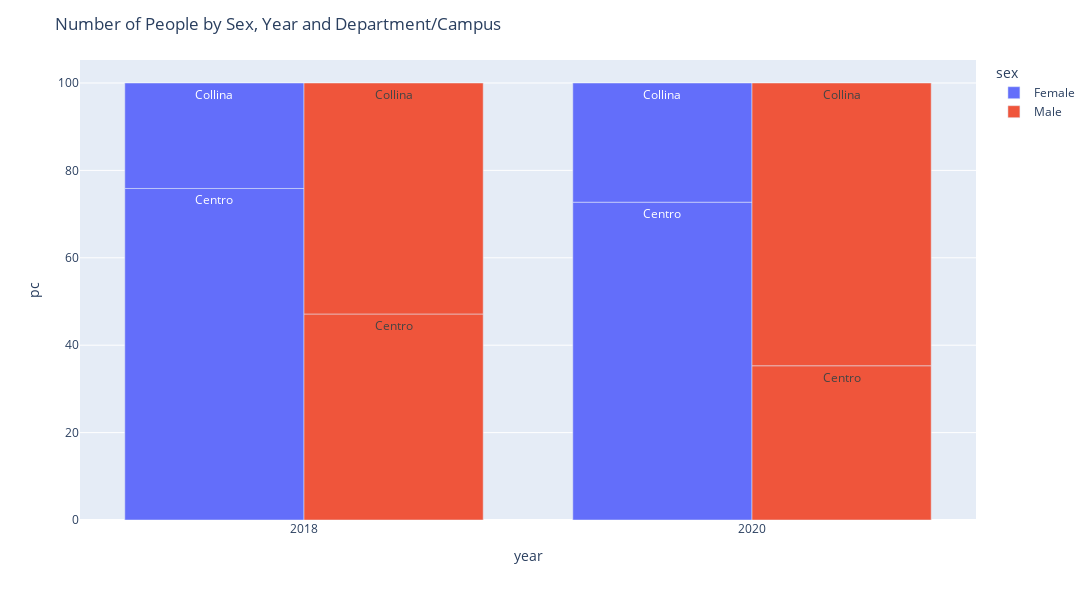

The notebook cell saved with this chart:
### Markdown cell above
Let's visualize the sample composition by year, sex and department or sede.

### Code cell
# Assuming the data is in a pandas DataFrame called 'info'
data = info.groupby(['sex', 'year', 'department_sede']).size().rename("Count").reset_index()

data['pc'] = 100 * data['Count'] / data.groupby(['sex', 'year'])['Count'].transform('sum')

# Create the bar plot with smaller dimensions
fig = px.bar(data, x="year", y="pc", color="sex", barmode='group', text="department_sede", height=600, width=1250)

# Set the title
fig.update_layout(title_text='Number of People by Sex, Year and Department/Campus')

# Show the plot
fig.show()

### Figure 1 — Plotly figure (JSON) as saved in the notebook; plotly's stock layout.template omitted (floating-point values rounded to 4 significant figures)
{"data": [{"alignmentgroup": "True", "hovertemplate": "sex=Female<br>year=%{x}<br>pc=%{y}<br>department_sede=%{text}<extra></extra>", "legendgroup": "Female", "marker": {"color": "#636efa", "pattern": {"shape": ""}}, "name": "Female", "offsetgroup": "Female", "orientation": "v", "showlegend": true, "text": ["Centro", "Collina", "Centro", "Collina"], "textposition": "auto", "type": "bar", "x": ["2018", "2018", "2020", "2020"], "xaxis": "x", "y": [75.86, 24.14, 72.73, 27.27], "yaxis": "y"}, {"alignmentgroup": "True", "hovertemplate": "sex=Male<br>year=%{x}<br>pc=%{y}<br>department_sede=%{text}<extra></extra>", "legendgroup": "Male", "marker": {"color": "#EF553B", "pattern": {"shape": ""}}, "name": "Male", "offsetgroup": "Male", "orientation": "v", "showlegend": true, "text": ["Centro", "Collina", "Centro", "Collina"], "textposition": "auto", "type": "bar", "x": ["2018", "2018", "2020", "2020"], "xaxis": "x", "y": [47.14, 52.86, 35.29, 64.71], "yaxis": "y"}], "layout": {"barmode": "group", "height": 600, "legend": {"title": {"text": "sex"}, "tracegroupgap": 0}, "margin": {"t": 60}, "title": {"text": "Number of People by Sex, Year and Department/Campus"}, "width": 1250, "xaxis": {"anchor": "y", "domain": [0, 1], "title": {"text": "year"}}, "yaxis": {"anchor": "x", "domain": [0, 1], "title": {"text": "pc"}}}}
